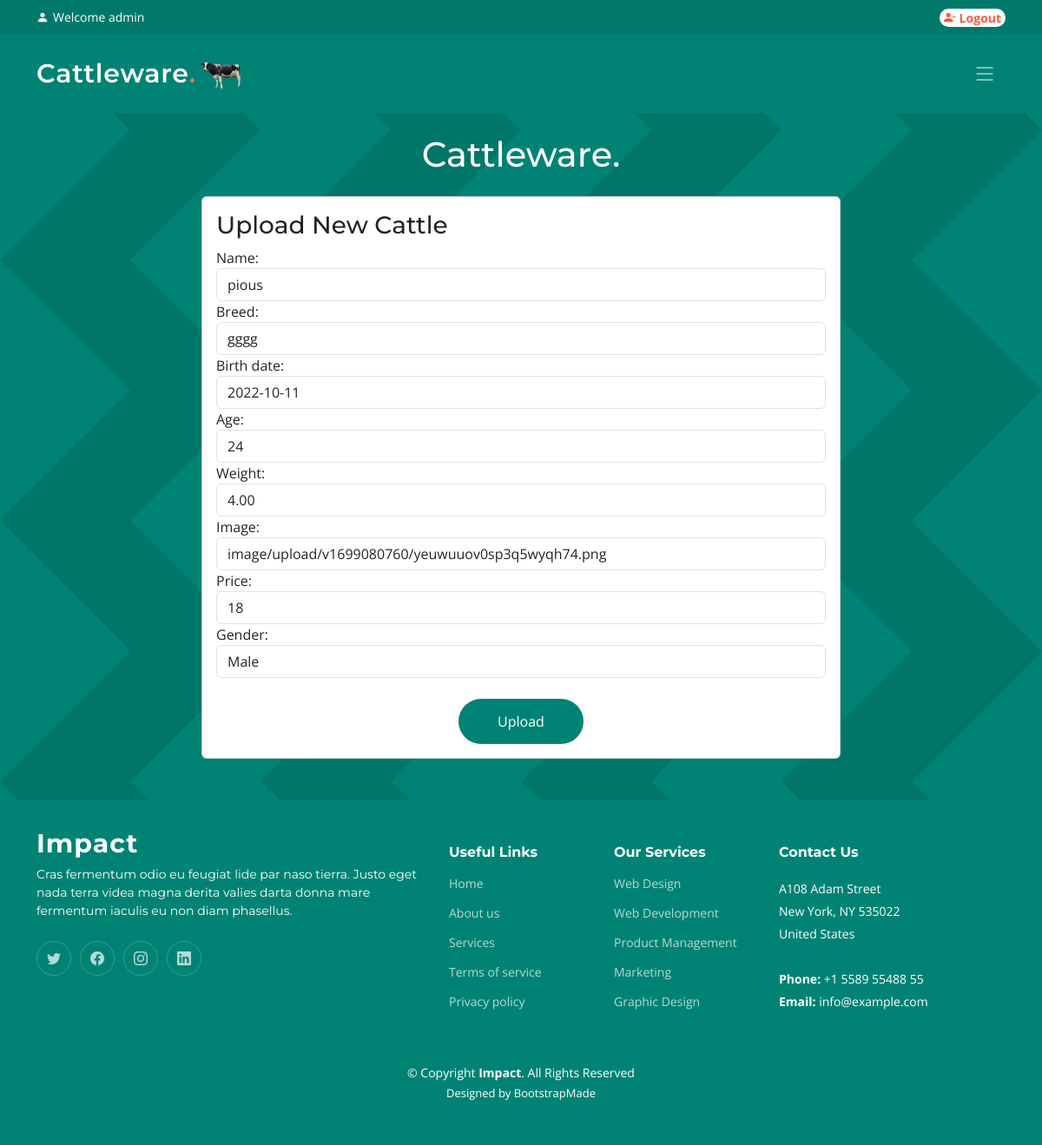
Page /cattle/edit/8/ (signed in) on the committed database.
### main/models.py (models this page shows, shortened)
class Cattle(models.Model):
    name = models.CharField(max_length=255)
    breed = models.CharField(max_length=100)
    age = models.IntegerField()
    image = CloudinaryField('image', transformation=[
        {'width': 192, 'height': 124, 'crop': 'fill'}], null=True)
    price = models.IntegerField(default=0)
    birth_date = models.DateTimeField()
    weight = models.DecimalField(decimal_places=2, max_digits=5)
    gender = models.CharField(max_length=10, choices=[
                              ('Male', 'Male'), ('Female', 'Female')])
    sold = models.BooleanField(default=False)
    Dead = models.BooleanField(default=False)
    owner = models.ForeignKey('auth.User', on_delete=models.CASCADE)
    pub_date = models.DateTimeField(auto_now_add=True, null=True)

### main/views.py (the view)
# urls.py: path('cattle/edit/<int:pk>/', views.edit_cattle, name='edit_cattle'),
@login_required
def edit_cattle(request, pk):
    cattle_record = Cattle.objects.get(pk=pk)
    if request.method == 'POST':
        form = CattleForm(request.POST, instance=cattle_record)
        if form.is_valid():
            form.save()
            messages.success(request, 'Cattle has been edited successfully')
            return redirect('cattle_detail', pk=pk)
        else:
            messages.error(request, 'An error occured')
    else:
        form = CattleForm(instance=cattle_record)
    return render(request, 'edit_cattle.html', {'form': form})

### main/forms.py
class CattleForm(forms.ModelForm):
    name = forms.CharField(widget=forms.TextInput(
        attrs={'placeholder': 'Enter cattle name'}))
    breed = forms.CharField(widget=forms.TextInput(
        attrs={'placeholder': 'Enter cattle breed'}))
    birth_date = forms.DateField(widget=forms.DateInput(
        attrs={'placeholder': 'Enter birth date in format 10/10/10'}))
    age = forms.IntegerField(widget=forms.NumberInput(
        attrs={'placeholder': 'Enter cattle age'}))
    weight = forms.DecimalField(widget=forms.NumberInput(
        attrs={'placeholder': 'Enter cattle weight'}))
    price = forms.DecimalField(widget=forms.NumberInput(
        attrs={'placeholder': 'Enter cattle price'}))
    class Meta:
        model = Cattle
        fields = ['name', 'breed', 'birth_date', 'age',
                  'weight', 'image', 'price', 'gender']

### templates/edit_cattle.html (shortened to what this page needs)
{% extends 'base.html' %}
{% load static %}
{% block body %}
<body class="signup-bg">
    <section id="topbar" class="topbar d-flex align-items-center">
    <div class="container d-flex justify-content-center justify-content-md-between">
      <div class="contact-info d-flex align-items-center">
        <i class="bi bi-person-fill d-flex align-items-center">
            <span>Welcome {{user.username}}</span>
        </i>
      </div>
      <div class=" d-none d-md-flex align-items-center">
        {% if user.username %}
        <div class="logout">
            <a href="{% url 'logout' %}" class="twitter"><i class="bi bi-person-dash-fill"></i> Logout</a>
        </div>
        {% else %}
        <div class="logout">
            <a href="{% url 'login' %}" class="twitter"><i class="bi bi-person-dash-fill"></i> Login</a>
        </div>
        {% endif %}
      </div>
    </div>
  </section>
    <header id="header" class="header d-flex align-items-center">
    <div class="container-fluid container-xl d-flex align-items-center justify-content-between">
      <a href="{% url 'home' %}" class="logo d-flex align-items-center">
        <h1>Cattleware<span>.</span></h1>
        <img src="{% static '/img/cattle.png' %}" alt="">
      </a>
      <i class="mobile-nav-toggle mobile-nav-show bi bi-list"></i>
    </div>
  </header>
  <div class="container " >
     <h1 class="text-center logo my-4">
      <a href="{% url 'home' %}" class="main">Cattleware<span>.</span></a>
    </h1>
    <div class="row justify-content-center">
      <div class="col-lg-8 col-md-10 col-sm-12">
        <div class="card">
          <div class="card-body">
            <h3 class="card-title">Upload New Cattle</h3>
    <form method="post" enctype="multipart/form-data" role="form" class="php-email-form">
      {% include 'forms.html' %}
      <br>
      <div class="text-center"><button type="submit">Upload</button></div>
    </form>
    </div>
        </div>
      </div>
    </div>
  </div>
  <br> <br>
  <footer id="footer" class="footer">
    <div class="container">
      <div class="row gy-4">
        <div class="col-lg-5 col-md-12 footer-info">
          <a href="index.html" class="logo d-flex align-items-center">
            <span>Impact</span>
          </a>
          <p>Cras fermentum odio eu feugiat lide par naso tierra. Justo eget nada terra videa magna derita valies darta donna mare fermentum iaculis eu non diam phasellus.</p>
          <div class="social-links d-flex mt-4">
            <a href="#" class="twitter"><i class="bi bi-twitter"></i></a>
            <a href="#" class="facebook"><i class="bi bi-facebook"></i></a>
            <a href="#" class="instagram"><i class="bi bi-instagram"></i></a>
            <a href="#" class="linkedin"><i class="bi bi-linkedin"></i></a>
          </div>
        </div>
        <div class="col-lg-2 col-6 footer-links">
          <h4>Useful Links</h4>
          <ul>
            <li><a href="#">Home</a></li>
            <li><a href="#">About us</a></li>
            <li><a href="#">Services</a></li>
            <li><a href="#">Terms of service</a></li>
            <li><a href="#">Privacy policy</a></li>
          </ul>
        </div>
        <div class="col-lg-2 col-6 footer-links">
          <h4>Our Services</h4>
          <ul>
            <li><a href="#">Web Design</a></li>
            <li><a href="#">Web Development</a></li>
            <li><a href="#">Product Management</a></li>
            <li><a href="#">Marketing</a></li>
            <li><a href="#">Graphic Design</a></li>
          </ul>
        </div>
        <div class="col-lg-3 col-md-12 footer-contact text-center text-md-start">
          <h4>Contact Us</h4>
          <p>
            A108 Adam Street <br>
            New York, NY 535022<br>
            United States <br><br>
            <strong>Phone:</strong> +1 5589 55488 55<br>
            <strong>Email:</strong> info@example.com<br>
          </p>
        </div>
      </div>
    </div>
    <div class="container mt-4">
      <div class="copyright">
        &copy; Copyright <strong><span>Impact</span></strong>. All Rights Reserved
      </div>
      <div class="credits">
        Designed by <a href="https://bootstrapmade.com/">BootstrapMade</a>
      </div>
    </div>
  </footer>
</body>
{% endblock body%}

### templates/forms.html (shortened to what this page needs)
{% load widget_tweaks %}
{% for field in form %}
  <div class="">
    {{ field.label_tag }}
    {% if form.is_bound %}
      {% if field.errors %}
        {% render_field field class="form-control is-invalid" %}
        {% for error in field.errors %}
          <div class="invalid-feedback">
            {{ error }}
          </div>
        {% endfor %}
      {% else %}
        {% render_field field class="form-control is-valid" %}
      {% endif %}
    {% else %}
      {% render_field field class="form-control" %}
    {% endif %}
  </div>
{% endfor %}

### static/css/main.css (style rules this page uses)
:root { --font-default: "Open Sans", system-ui, -apple-system, "Segoe UI", Roboto, "Helvetica Neue", Arial, "Noto Sans", "Liberation Sans", sans-serif, "Apple Color Emoji", "Segoe UI Emoji", "Segoe UI Symbol", "Noto Color Emoji"; --font-primary: "Montserrat", sans-serif; --font-secondary: "Poppins", sans-serif; }
:root { --color-default: #222222; --color-primary: #008374; --color-secondary: #f85a40; }
:root { scroll-behavior: smooth; }
body { font-family: var(--font-default); color: var(--color-default); }
a { color: var(--color-primary); text-decoration: none; }
h1, h2, h3, h4, h5, h6 { font-family: var(--font-primary); }
section { padding: 60px 0; overflow: hidden; }
.topbar { background: #00796b; height: 40px; font-size: 14px; transition: all 0.5s; color: #fff; padding: 0; }
.topbar .contact-info i { font-style: normal; color: #fff; line-height: 0; }
.topbar .contact-info i a, .topbar .contact-info i span { padding-left: 5px; color: #fff; }
.header { transition: all 0.5s; z-index: 997; height: 90px; background-color: var(--color-primary); }
.header .logo img { max-height: 40px; margin-right: 6px; }
.header .logo h1 { font-size: 30px; margin: 0; font-weight: 600; letter-spacing: 0.8px; color: #fff; font-family: var(--font-primary); }
.header .logo h1 span { color: #f96f59; }
section { scroll-margin-top: 70px; }
@media (max-width: 1279px) { .mobile-nav-show { color: rgba(255, 255, 255, 0.6); font-size: 28px; cursor: pointer; line-height: 0; transition: 0.5s; z-index: 9999; margin-right: 10px; } }
.php-email-form button[type=submit] { background: var(--color-primary); border: 0; padding: 14px 45px; color: #fff; transition: 0.4s; border-radius: 50px; }
.footer { font-size: 14px; background-color: var(--color-primary); padding: 50px 0; color: white; }
.footer .footer-info .logo { line-height: 0; margin-bottom: 25px; }
.footer .footer-info .logo span { font-size: 30px; font-weight: 700; letter-spacing: 1px; color: #fff; font-family: var(--font-primary); }
.footer .footer-info p { font-size: 14px; font-family: var(--font-primary); }
.footer .social-links a { display: flex; align-items: center; justify-content: center; width: 40px; height: 40px; border-radius: 50%; border: 1px solid rgba(255, 255, 255, 0.2); font-size: 16px; color: rgba(255, 255, 255, 0.7); margin-right: 10px; transition: 0.3s; }
.footer h4 { font-size: 16px; font-weight: bold; position: relative; padding-bottom: 12px; }
.footer .footer-links { margin-bottom: 30px; }
.footer .footer-links ul { list-style: none; padding: 0; margin: 0; }
.footer .footer-links ul li { padding: 10px 0; display: flex; align-items: center; }
.footer .footer-links ul li:first-child { padding-top: 0; }
.footer .footer-links ul a { color: rgba(255, 255, 255, 0.7); transition: 0.3s; display: inline-block; line-height: 1; }
.footer .footer-contact p { line-height: 26px; }
.footer .copyright { text-align: center; }
.footer .credits { padding-top: 4px; text-align: center; font-size: 13px; }
.footer .credits a { color: #fff; }
.signup-bg { height: 100%; background-color: #008374; }
.signup-bg .main { color: white; }
div .logout { background-color: white!important; border-radius: 20px; padding-left: 5px!important; padding-right: 5px!important; font-weight: bold; }
.logout a { color: #f85a40!important; }

### rows in the picture
Cattle: name "pious" "gggg" "2022-10-11" "24" "4.00" "image/upload/v1699080760/yeuwuuov0sp3q5wyqh74.png" "18" "Male"

### other values in the picture
{{ user.username }} "admin"
{{ field.label_tag }} "Name:" "Breed:" "Birth date:" "Age:" "Weight:" "Image:" "Price:" "Gender:"
